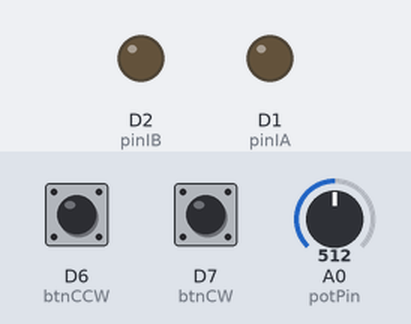
A sketch run on a simulated ESP8266 (NodeMCU). Shown: output pins drawn as LEDs (lit = HIGH). The inputs (shaded band) are chosen by the test bench; at power-on: D6 (btnCCW) HIGH, D7 (btnCW) HIGH, A0 (potPin) = 512.

Above: at 1.2 s.
1.3 s: D6 (btnCCW) pulled LOW for 0.15 s
At 1.4 s:
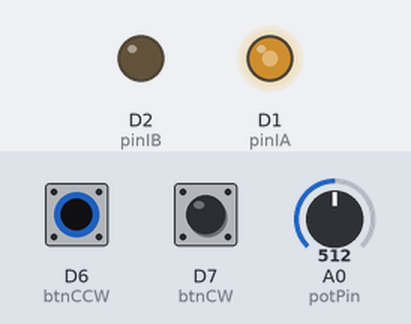
2.9 s: D7 (btnCW) pulled LOW for 0.15 s
At 3.0 s:
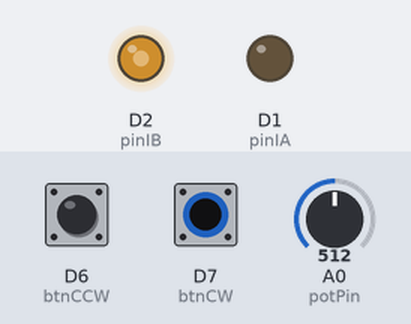
4.5 s: D7 (btnCW) pulled LOW for 3.2 s
At 8.6 s:
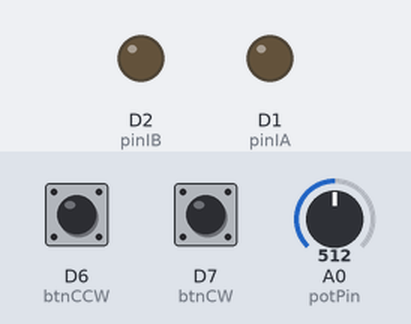
9.2 s: D6 (btnCCW) pulled LOW for 1 s
At 9.8 s:
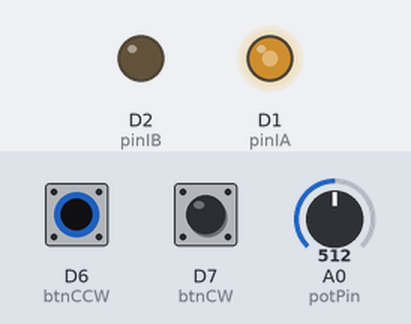
11.7 s: D6 (btnCCW) pulled LOW for 3.2 s
At 15.3 s:
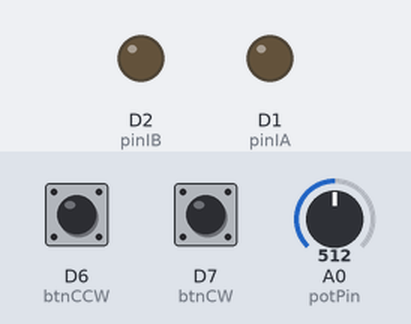
Timing chart, 0 to 16.8 s (numbered marks = the images above; inputs shaded):
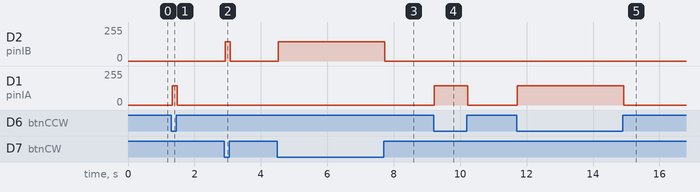

Measured:
- after the input at 1.3 s, D1 (pinIA): 0/255 → 146/255 at once, → 0/255 0.15 s later
- after the input at 2.9 s, D2 (pinIB): 0/255 → 146/255 at once, → 0/255 0.15 s later
- after the input at 4.5 s, D2 (pinIB): 0/255 → 146/255 at once, → 0/255 3.2 s later
- after the input at 9.2 s, D1 (pinIA): 0/255 → 146/255 at once, → 0/255 1.0 s later
- after the input at 11.7 s, D1 (pinIA): 0/255 → 146/255 at once, → 0/255 3.2 s later

The sketch:

InPlaneRotationManual.ino
```cpp
// L9110H
const int pinIA = D1;
const int pinIB = D2;

// Buttons connect to GND when pressed.
const int btnCW = D7;
const int btnCCW = D6;

const int potPin = A0;
const bool REVERSE_MOTOR = true;

const int PWM_MAX = 1023;
const int MIN_SPEED_PERCENT = 15;
// Round upward so the minimum duty is never below 15%.
const int MIN_PWM = (PWM_MAX * MIN_SPEED_PERCENT + 99) / 100;
const unsigned long DEBOUNCE_MS = 25;
const unsigned long REVERSAL_MS = 20;

int appliedDirection = 0;
int appliedDuty = 0;
int lastDrivenDirection = 0;
unsigned long stoppedAt = 0;

// Button states
bool rawCW = false;
bool rawCCW = false;
bool stableCW = false;
bool stableCCW = false;

unsigned long cwChangedAt = 0;
unsigned long ccwChangedAt = 0;

// Require released buttons after startup or a two-button stop.
bool waitForRelease = true;

// Potentiometer
int filteredPot = 0;
unsigned long lastPotRead = 0;

// ---------------- Motor ----------------

void stopMotor() {
  analogWrite(pinIA, 0);
  analogWrite(pinIB, 0);

  if (appliedDirection != 0) {
    stoppedAt = millis();
  }

  appliedDirection = 0;
  appliedDuty = 0;
}

void driveMotor(int direction, int duty) {
  if (direction == 0 || duty == 0) {
    if (appliedDirection != 0 || appliedDuty != 0) {
      stopMotor();
    }
    return;
  }

  if (appliedDirection != 0 &&
      appliedDirection != direction) {
    stopMotor();
  }

  // Brief pause before reversing.
  if (lastDrivenDirection != 0 &&
      lastDrivenDirection != direction &&
      (unsigned long)(millis() - stoppedAt) < REVERSAL_MS) {
    return;
  }

  if (appliedDirection == direction && appliedDuty == duty) {
    return;
  }

  int electricalDirection =
      REVERSE_MOTOR ? -direction : direction;

  if (electricalDirection == 1) {
    analogWrite(pinIB, 0);
    analogWrite(pinIA, duty);
  } else {
    analogWrite(pinIA, 0);
    analogWrite(pinIB, duty);
  }

  appliedDirection = direction;
  appliedDuty = duty;
  lastDrivenDirection = direction;
}

// ---------------- Physical inputs ----------------

void readPhysicalInputs() {
  unsigned long now = millis();

  bool sampleCW = digitalRead(btnCW) == LOW;
  bool sampleCCW = digitalRead(btnCCW) == LOW;

  if (sampleCW != rawCW) {
    rawCW = sampleCW;
    cwChangedAt = now;
  }

  if (sampleCCW != rawCCW) {
    rawCCW = sampleCCW;
    ccwChangedAt = now;
  }

  if ((unsigned long)(now - cwChangedAt) >= DEBOUNCE_MS) {
    stableCW = rawCW;
  }

  if ((unsigned long)(now - ccwChangedAt) >= DEBOUNCE_MS) {
    stableCCW = rawCCW;
  }

  if (waitForRelease &&
      !rawCW && !rawCCW &&
      !stableCW && !stableCCW) {
    waitForRelease = false;
  }

  if ((unsigned long)(now - lastPotRead) >= 20) {
    lastPotRead = now;
    filteredPot = (3 * filteredPot + analogRead(potPin)) / 4;
  }
}

int physicalSpeed() {
  // Keep the existing endpoint dead zones, but map the knob to 15-100%.
  int reading = constrain(filteredPot, 12, 1010);
  return map(reading, 12, 1010, MIN_PWM, PWM_MAX);
}

void updateMotor() {
  if (stableCW && stableCCW) {
    waitForRelease = true;
  }

  int direction = 0;
  if (!waitForRelease) {
    if (stableCW) direction = 1;
    if (stableCCW) direction = -1;
  }
  driveMotor(direction, physicalSpeed());
}

void setup() {
  pinMode(pinIA, OUTPUT);
  pinMode(pinIB, OUTPUT);
  digitalWrite(pinIA, LOW);
  digitalWrite(pinIB, LOW);

  analogWriteRange(PWM_MAX);
  analogWriteFreq(1000);

  pinMode(btnCW, INPUT_PULLUP);
  pinMode(btnCCW, INPUT_PULLUP);

  rawCW = stableCW = digitalRead(btnCW) == LOW;
  rawCCW = stableCCW = digitalRead(btnCCW) == LOW;

  filteredPot = analogRead(potPin);
}

void loop() {
  readPhysicalInputs();
  updateMotor();
  yield();
}
```
